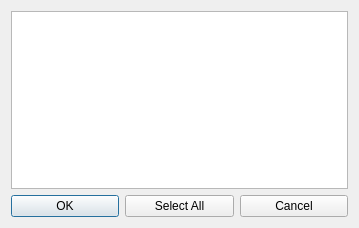
<?xml version="1.0" encoding="UTF-8"?>
<ui version="4.0">
 <class>eventSelection</class>
 <widget class="QDialog" name="eventSelection">
  <property name="geometry">
   <rect>
    <x>0</x>
    <y>0</y>
    <width>359</width>
    <height>228</height>
   </rect>
  </property>
  <property name="windowTitle">
   <string>Select Events To Add..</string>
  </property>
  <layout class="QGridLayout" name="gridLayout">
   <item row="0" column="0" colspan="3">
    <widget class="QListWidget" name="events_lw">
     <property name="selectionMode">
      <enum>QAbstractItemView::ExtendedSelection</enum>
     </property>
    </widget>
   </item>
   <item row="1" column="0">
    <widget class="QPushButton" name="ok_button">
     <property name="text">
      <string>OK</string>
     </property>
     <attribute name="buttonGroup">
      <string notr="true">buttonGroup</string>
     </attribute>
    </widget>
   </item>
   <item row="1" column="1">
    <widget class="QPushButton" name="selectAll_button">
     <property name="text">
      <string>Select All</string>
     </property>
     <attribute name="buttonGroup">
      <string notr="true">buttonGroup</string>
     </attribute>
    </widget>
   </item>
   <item row="1" column="2">
    <widget class="QPushButton" name="cancel_button">
     <property name="text">
      <string>Cancel</string>
     </property>
     <attribute name="buttonGroup">
      <string notr="true">buttonGroup</string>
     </attribute>
    </widget>
   </item>
  </layout>
 </widget>
 <resources/>
 <connections/>
 <buttongroups>
  <buttongroup name="buttonGroup"/>
 </buttongroups>
</ui>
